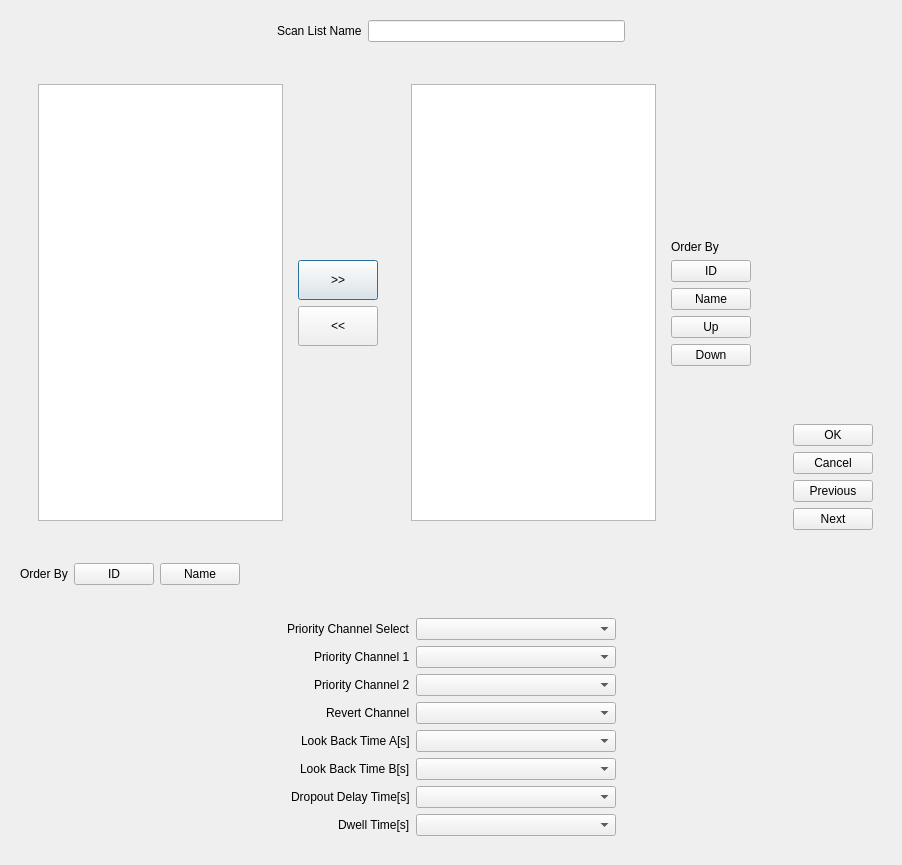
<?xml version="1.0" encoding="UTF-8"?>
<ui version="4.0">
 <class>ScanEditDialog</class>
 <widget class="QDialog" name="ScanEditDialog">
  <property name="geometry">
   <rect>
    <x>0</x>
    <y>0</y>
    <width>902</width>
    <height>865</height>
   </rect>
  </property>
  <property name="windowTitle">
   <string>Dialog</string>
  </property>
  <layout class="QVBoxLayout" name="verticalLayout">
   <item>
    <widget class="QWidget" name="widget" native="true">
     <layout class="QHBoxLayout" name="horizontalLayout">
      <item>
       <spacer name="horizontalSpacer">
        <property name="orientation">
         <enum>Qt::Orientation::Horizontal</enum>
        </property>
        <property name="sizeHint" stdset="0">
         <size>
          <width>40</width>
          <height>20</height>
         </size>
        </property>
       </spacer>
      </item>
      <item>
       <widget class="QLabel" name="label">
        <property name="text">
         <string>Scan List Name</string>
        </property>
       </widget>
      </item>
      <item>
       <widget class="QLineEdit" name="nameTxt"/>
      </item>
      <item>
       <spacer name="horizontalSpacer_2">
        <property name="orientation">
         <enum>Qt::Orientation::Horizontal</enum>
        </property>
        <property name="sizeHint" stdset="0">
         <size>
          <width>40</width>
          <height>20</height>
         </size>
        </property>
       </spacer>
      </item>
     </layout>
    </widget>
   </item>
   <item>
    <widget class="QWidget" name="widget_2" native="true">
     <layout class="QHBoxLayout" name="horizontalLayout_2">
      <item>
       <widget class="QWidget" name="widget_3" native="true">
        <layout class="QHBoxLayout" name="horizontalLayout_3">
         <item>
          <widget class="QWidget" name="widget_5" native="true">
           <layout class="QHBoxLayout" name="horizontalLayout_4">
            <item>
             <widget class="QTableView" name="availableChannelTableView">
              <property name="editTriggers">
               <set>QAbstractItemView::EditTrigger::NoEditTriggers</set>
              </property>
              <property name="selectionMode">
               <enum>QAbstractItemView::SelectionMode::SingleSelection</enum>
              </property>
              <property name="selectionBehavior">
               <enum>QAbstractItemView::SelectionBehavior::SelectRows</enum>
              </property>
             </widget>
            </item>
            <item>
             <widget class="QWidget" name="widget_8" native="true">
              <layout class="QVBoxLayout" name="verticalLayout_3">
               <item>
                <spacer name="verticalSpacer">
                 <property name="orientation">
                  <enum>Qt::Orientation::Vertical</enum>
                 </property>
                 <property name="sizeHint" stdset="0">
                  <size>
                   <width>20</width>
                   <height>40</height>
                  </size>
                 </property>
                </spacer>
               </item>
               <item>
                <widget class="QPushButton" name="pushChannelBtn">
                 <property name="minimumSize">
                  <size>
                   <width>0</width>
                   <height>40</height>
                  </size>
                 </property>
                 <property name="baseSize">
                  <size>
                   <width>0</width>
                   <height>0</height>
                  </size>
                 </property>
                 <property name="text">
                  <string>&gt;&gt;</string>
                 </property>
                </widget>
               </item>
               <item>
                <widget class="QPushButton" name="popChannelBtn">
                 <property name="minimumSize">
                  <size>
                   <width>0</width>
                   <height>40</height>
                  </size>
                 </property>
                 <property name="text">
                  <string>&lt;&lt;</string>
                 </property>
                </widget>
               </item>
               <item>
                <spacer name="verticalSpacer_2">
                 <property name="orientation">
                  <enum>Qt::Orientation::Vertical</enum>
                 </property>
                 <property name="sizeHint" stdset="0">
                  <size>
                   <width>20</width>
                   <height>40</height>
                  </size>
                 </property>
                </spacer>
               </item>
              </layout>
             </widget>
            </item>
           </layout>
          </widget>
         </item>
         <item>
          <widget class="QWidget" name="widget_6" native="true">
           <layout class="QHBoxLayout" name="horizontalLayout_5">
            <item>
             <widget class="QTableView" name="memberTableView">
              <property name="editTriggers">
               <set>QAbstractItemView::EditTrigger::NoEditTriggers</set>
              </property>
              <property name="selectionMode">
               <enum>QAbstractItemView::SelectionMode::SingleSelection</enum>
              </property>
              <property name="selectionBehavior">
               <enum>QAbstractItemView::SelectionBehavior::SelectRows</enum>
              </property>
             </widget>
            </item>
            <item>
             <widget class="QWidget" name="widget_9" native="true">
              <layout class="QVBoxLayout" name="verticalLayout_4">
               <item>
                <spacer name="verticalSpacer_4">
                 <property name="orientation">
                  <enum>Qt::Orientation::Vertical</enum>
                 </property>
                 <property name="sizeHint" stdset="0">
                  <size>
                   <width>20</width>
                   <height>40</height>
                  </size>
                 </property>
                </spacer>
               </item>
               <item>
                <widget class="QLabel" name="label_2">
                 <property name="text">
                  <string>Order By</string>
                 </property>
                </widget>
               </item>
               <item>
                <widget class="QPushButton" name="orderIdBtn">
                 <property name="text">
                  <string>ID</string>
                 </property>
                </widget>
               </item>
               <item>
                <widget class="QPushButton" name="orderNameBtn">
                 <property name="text">
                  <string>Name</string>
                 </property>
                </widget>
               </item>
               <item>
                <widget class="QPushButton" name="orderUpBtn">
                 <property name="text">
                  <string>Up</string>
                 </property>
                </widget>
               </item>
               <item>
                <widget class="QPushButton" name="orderDownBtn">
                 <property name="text">
                  <string>Down</string>
                 </property>
                </widget>
               </item>
               <item>
                <spacer name="verticalSpacer_3">
                 <property name="orientation">
                  <enum>Qt::Orientation::Vertical</enum>
                 </property>
                 <property name="sizeHint" stdset="0">
                  <size>
                   <width>20</width>
                   <height>40</height>
                  </size>
                 </property>
                </spacer>
               </item>
              </layout>
             </widget>
            </item>
           </layout>
          </widget>
         </item>
        </layout>
       </widget>
      </item>
      <item>
       <widget class="QWidget" name="widget_4" native="true">
        <layout class="QVBoxLayout" name="verticalLayout_2">
         <item>
          <spacer name="verticalSpacer_5">
           <property name="orientation">
            <enum>Qt::Orientation::Vertical</enum>
           </property>
           <property name="sizeHint" stdset="0">
            <size>
             <width>20</width>
             <height>40</height>
            </size>
           </property>
          </spacer>
         </item>
         <item>
          <widget class="QPushButton" name="okBtn">
           <property name="text">
            <string>OK</string>
           </property>
          </widget>
         </item>
         <item>
          <widget class="QPushButton" name="cancelBtn">
           <property name="text">
            <string>Cancel</string>
           </property>
          </widget>
         </item>
         <item>
          <widget class="QPushButton" name="prevBtn">
           <property name="text">
            <string>Previous</string>
           </property>
          </widget>
         </item>
         <item>
          <widget class="QPushButton" name="nextBtn">
           <property name="text">
            <string>Next</string>
           </property>
          </widget>
         </item>
        </layout>
       </widget>
      </item>
     </layout>
    </widget>
   </item>
   <item>
    <widget class="QWidget" name="widget_7" native="true">
     <layout class="QHBoxLayout" name="horizontalLayout_6">
      <item>
       <widget class="QLabel" name="label_3">
        <property name="text">
         <string>Order By</string>
        </property>
       </widget>
      </item>
      <item>
       <widget class="QPushButton" name="orderAvailableIdBtn">
        <property name="text">
         <string>ID</string>
        </property>
       </widget>
      </item>
      <item>
       <widget class="QPushButton" name="orderAvailableNameBtn">
        <property name="text">
         <string>Name</string>
        </property>
       </widget>
      </item>
      <item>
       <spacer name="horizontalSpacer_3">
        <property name="orientation">
         <enum>Qt::Orientation::Horizontal</enum>
        </property>
        <property name="sizeHint" stdset="0">
         <size>
          <width>40</width>
          <height>20</height>
         </size>
        </property>
       </spacer>
      </item>
     </layout>
    </widget>
   </item>
   <item>
    <widget class="QWidget" name="widget_10" native="true">
     <layout class="QHBoxLayout" name="horizontalLayout_7">
      <item>
       <spacer name="horizontalSpacer_4">
        <property name="orientation">
         <enum>Qt::Orientation::Horizontal</enum>
        </property>
        <property name="sizeHint" stdset="0">
         <size>
          <width>40</width>
          <height>20</height>
         </size>
        </property>
       </spacer>
      </item>
      <item>
       <layout class="QFormLayout" name="formLayout">
        <property name="labelAlignment">
         <set>Qt::AlignmentFlag::AlignRight|Qt::AlignmentFlag::AlignTrailing|Qt::AlignmentFlag::AlignVCenter</set>
        </property>
        <property name="leftMargin">
         <number>9</number>
        </property>
        <property name="topMargin">
         <number>9</number>
        </property>
        <property name="rightMargin">
         <number>9</number>
        </property>
        <property name="bottomMargin">
         <number>9</number>
        </property>
        <item row="0" column="0">
         <widget class="QLabel" name="label_4">
          <property name="text">
           <string>Priority Channel Select</string>
          </property>
         </widget>
        </item>
        <item row="0" column="1">
         <widget class="QComboBox" name="priorityChannelSelectCmbx">
          <property name="minimumSize">
           <size>
            <width>200</width>
            <height>0</height>
           </size>
          </property>
         </widget>
        </item>
        <item row="1" column="0">
         <widget class="QLabel" name="label_5">
          <property name="text">
           <string>Priority Channel 1</string>
          </property>
         </widget>
        </item>
        <item row="1" column="1">
         <widget class="QComboBox" name="priorityChannel1Cmbx"/>
        </item>
        <item row="2" column="0">
         <widget class="QLabel" name="label_6">
          <property name="text">
           <string>Priority Channel 2</string>
          </property>
         </widget>
        </item>
        <item row="2" column="1">
         <widget class="QComboBox" name="priorityChannel2Cmbx"/>
        </item>
        <item row="3" column="0">
         <widget class="QLabel" name="label_7">
          <property name="text">
           <string>Revert Channel</string>
          </property>
         </widget>
        </item>
        <item row="3" column="1">
         <widget class="QComboBox" name="revertChannelCmbx"/>
        </item>
        <item row="4" column="0">
         <widget class="QLabel" name="label_8">
          <property name="text">
           <string>Look Back Time A[s]</string>
          </property>
         </widget>
        </item>
        <item row="4" column="1">
         <widget class="QComboBox" name="lookBackTimeACmbx"/>
        </item>
        <item row="5" column="0">
         <widget class="QLabel" name="label_9">
          <property name="text">
           <string>Look Back Time B[s]</string>
          </property>
         </widget>
        </item>
        <item row="5" column="1">
         <widget class="QComboBox" name="lookBackTimeBCmbx"/>
        </item>
        <item row="6" column="0">
         <widget class="QLabel" name="label_10">
          <property name="text">
           <string>Dropout Delay Time[s]</string>
          </property>
         </widget>
        </item>
        <item row="6" column="1">
         <widget class="QComboBox" name="dropoutDelayCmbx"/>
        </item>
        <item row="7" column="0">
         <widget class="QLabel" name="label_11">
          <property name="text">
           <string>Dwell Time[s]</string>
          </property>
         </widget>
        </item>
        <item row="7" column="1">
         <widget class="QComboBox" name="dwellTimeCmbx"/>
        </item>
       </layout>
      </item>
      <item>
       <spacer name="horizontalSpacer_5">
        <property name="orientation">
         <enum>Qt::Orientation::Horizontal</enum>
        </property>
        <property name="sizeHint" stdset="0">
         <size>
          <width>40</width>
          <height>20</height>
         </size>
        </property>
       </spacer>
      </item>
     </layout>
    </widget>
   </item>
  </layout>
 </widget>
 <resources/>
 <connections/>
</ui>
